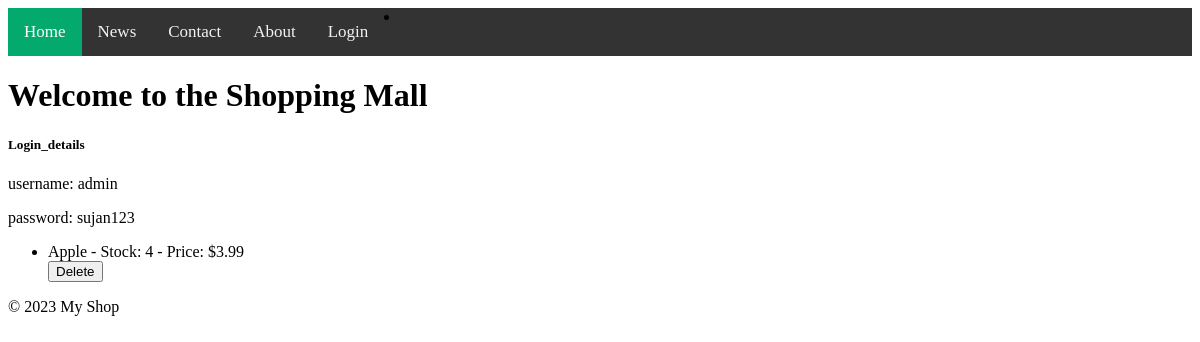
Before: /manage_inventory/ with the older database file.
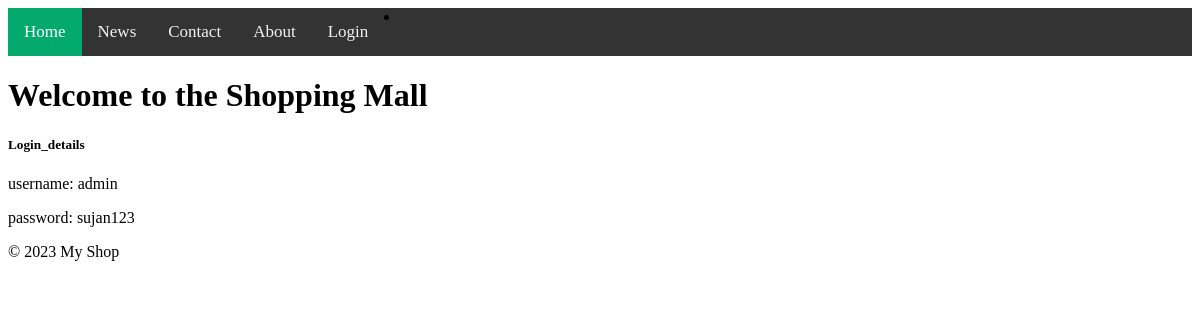
After: the same page with the newer database file.
### shopping_mall/models.py (models this page shows)
class Product(models.Model):
    name = models.CharField(max_length=100)
    description = models.TextField()
    stock_level = models.PositiveIntegerField()
    price = models.DecimalField(max_digits=10, decimal_places=2)

### shopping_mall/views.py (the view)
def manage_inventory(request):
    products = Product.objects.all()
    return render(request, "manage_inventory.html", {"products": products})

### shopping_mall/templates/manage_inventory.html (shortened to what this page needs)
{% extends 'base.html' %}
{% block content %}
<ul>
    {% for product in products %}
    <li>
        {{ product.name }} - Stock: {{ product.stock_level }} - Price: ${{ product.price }}
        <form method="post" action="{% url 'delete_item' %}">
            <button type="submit">Delete</button>
        </form>
    </li>
    {% endfor %}
</ul>
{% endblock %}

### shopping_mall/templates/base.html (shortened to what this page needs)
<!DOCTYPE html>
<html lang="en">
<head>
    <link rel="stylesheet" href="https://cdnjs.cloudflare.com/ajax/libs/font-awesome/4.7.0/css/font-awesome.min.css">
    <div class="topnav" id="myTopnav">
        <a href="{% url 'homepage' %}" class="active">Home</a>
        <a href="#news">News</a>
        <a href="#contact">Contact</a>
        <a href="#about">About</a>
        {% if user.is_authenticated %}
        <li>Hello, {{ user.username }}</li>
        <li><a href="{% url 'logout' %}">Logout</a></li>
        {% else %}
        <li><a href="{% url 'user_login' %}">Login</a></li>
        {% endif %}
    </div>
</head>
<body class="">
    <h1>Welcome to the Shopping Mall</h1>
    <h5>Login_details</h5>
    <p>username: admin</p>
    <p>password: sujan123</p>
    <div class="content">
        {% block content %}
        {% endblock %}
    </div>
    <footer>
        <p>&copy; 2023 My Shop</p>
    </footer>
</body>
</html>

### shopping_mall/templates/base.html (style rules this page uses)
.topnav { background-color: #333; overflow: hidden; }
.topnav a { float: left; display: block; color: #f2f2f2; text-align: center; padding: 14px 16px; text-decoration: none; font-size: 17px; }
.topnav a.active { background-color: #04AA6D; color: white; }

Changed rows visible on the page:
removed Product: name "Apple", stock_level "4", price "3.99"
